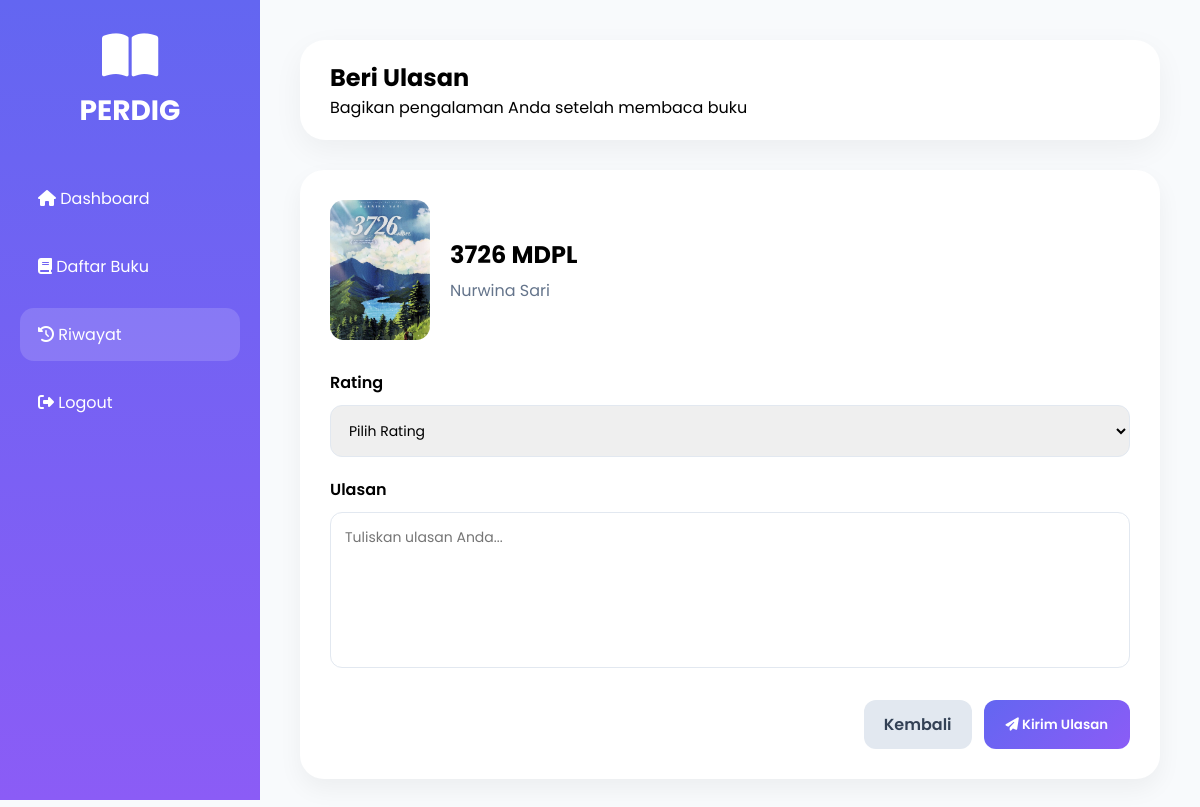
/user/ulasan.php?id=6 (signed in), run on the app's committed database.
### tables this page shows
CREATE TABLE `buku` (
  `id_buku` int(11) NOT NULL,
  `judul` varchar(200) NOT NULL,
  `penulis` varchar(100) NOT NULL,
  `penerbit` varchar(100) DEFAULT NULL,
  `tahun_terbit` year(4) DEFAULT NULL,
  `stok` int(11) DEFAULT 0,
  `cover` varchar(255) DEFAULT NULL,
  `deskripsi` text DEFAULT NULL,
  `id_kategori` int(11) DEFAULT NULL
);

### user/ulasan.php (the view, shortened to what this page needs)
<?php
include '../koneksi.php';
$id_buku = $_GET['id'];
$cek = mysqli_query($koneksi,"
SELECT *
FROM buku
WHERE id_buku='$id_buku'
");
$buku = mysqli_fetch_assoc($cek);
?>
<!DOCTYPE html>
<html lang="id">
<head>
<link rel="stylesheet"
href="https://cdnjs.cloudflare.com/ajax/libs/font-awesome/6.5.1/css/all.min.css">
<link rel="stylesheet"
href="../assets/css/user.css">
</head>
<body>
<div class="sidebar">
    <div class="logo">
        <i class="fas fa-book-open"></i>
        <h2>PERDIG</h2>
    </div>
    <div class="menu">
        <a href="index.php">
            <i class="fas fa-home"></i>
            Dashboard
        </a>
        <a href="buku.php">
            <i class="fas fa-book"></i>
            Daftar Buku
        </a>
        <a href="riwayat.php" class="active">
            <i class="fas fa-clock-rotate-left"></i>
            Riwayat
        </a>
        <a href="../logout.php">
            <i class="fas fa-sign-out-alt"></i>
            Logout
        </a>
    </div>
</div>
<div class="main">
    <div class="topbar">
        <div>
            <h2>Beri Ulasan</h2>
            <p>
                Bagikan pengalaman Anda setelah membaca buku
            </p>
        </div>
    </div>
    <div class="ulasan-card">
        <div class="ulasan-header">
            <img
            src="../uploads/<?= $buku['cover']; ?>"
            alt="<?= $buku['judul']; ?>">
            <div>
                <h3>
                    <?= $buku['judul']; ?>
                </h3>
                <p>
                    <?= $buku['penulis']; ?>
                </p>
            </div>
        </div>
        <form method="POST">
            <label>Rating</label>
            <select
            name="rating"
            required>
                <option value="">
                    Pilih Rating
                </option>
            </select>
            <label>Ulasan</label>
            <textarea
            name="ulasan"
            rows="6"
            required
            placeholder="Tuliskan ulasan Anda..."></textarea>
            <div class="ulasan-action">
                <a
                href="riwayat.php"
                class="btn-secondary">
                    Kembali
                </a>
                <button
                type="submit"
                name="simpan"
                class="btn-primary">
                    <i class="fas fa-paper-plane"></i>
                    Kirim Ulasan
                </button>
            </div>
        </form>
    </div>
</div>
</body>
</html>

### assets/css/user.css (style rules this page uses)
* { margin:0; padding:0; box-sizing:border-box; font-family:'Poppins',sans-serif; }
body { background:#f8fafc; display:flex; }
.sidebar { width:260px; min-height:100vh; background:linear-gradient(180deg,#6366f1,#8b5cf6); padding:30px 20px; position:fixed; left:0; top:0; }
.logo { text-align:center; color:white; margin-bottom:40px; }
.logo i { font-size:50px; margin-bottom:10px; }
.logo h2 { font-size:28px; }
.menu { display:flex; flex-direction:column; gap:15px; }
.menu a { text-decoration:none; color:white; padding:14px 18px; border-radius:14px; transition:.3s; }
.menu a:hover, .menu a.active { background:rgba(255,255,255,.15); }
.main { margin-left:260px; width:100%; padding:40px; }
.topbar { background:white; padding:20px 30px; border-radius:25px; display:flex; justify-content:space-between; align-items:center; box-shadow:0 10px 30px rgba(0,0,0,.05); margin-bottom:30px; }
.btn-primary { background:#6366f1; color:white; text-decoration:none; padding:10px 15px; border-radius:10px; }
.ulasan-card { background:#fff; padding:30px; border-radius:24px; box-shadow:0 10px 25px rgba(0,0,0,.05); max-width:900px; }
.ulasan-header { display:flex; align-items:center; gap:20px; margin-bottom:30px; }
.ulasan-header img { width:100px; height:140px; object-fit:cover; border-radius:14px; }
.ulasan-header h3 { margin-bottom:6px; font-size:24px; }
.ulasan-header p { color:#64748b; }
.ulasan-card label { display:block; font-weight:600; margin-bottom:10px; margin-top:20px; }
.ulasan-card select, .ulasan-card textarea { width:100%; padding:14px; border:1px solid #e2e8f0; border-radius:12px; font-family:'Poppins',sans-serif; font-size:14px; }
.ulasan-card textarea { resize:none; }
.ulasan-action { display:flex; justify-content:flex-end; gap:12px; margin-top:25px; }
.btn-secondary { background:#e2e8f0; color:#334155; padding:12px 20px; border-radius:12px; text-decoration:none; font-weight:600; }
.btn-primary { background:linear-gradient( 135deg, #6366f1, #8b5cf6 ); color:#fff; border:none; padding:12px 22px; border-radius:12px; cursor:pointer; font-weight:600; }

### data on the page
buku: cover (picture), judul "3726 MDPL", penulis "Nurwina Sari"
